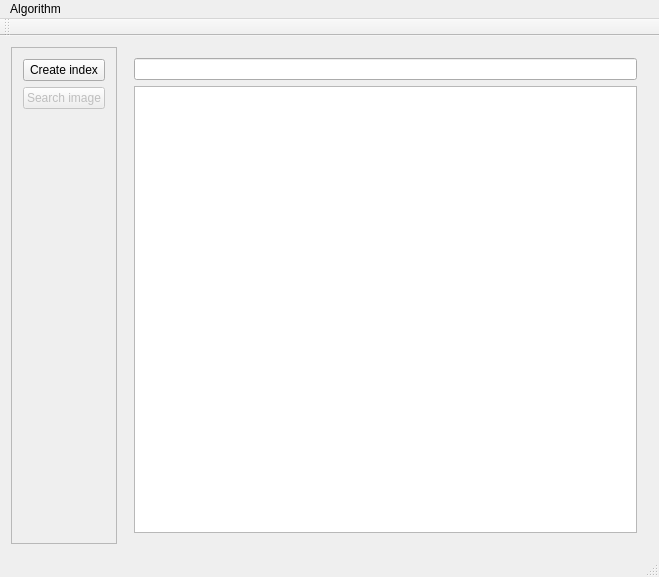
<?xml version="1.0" encoding="UTF-8"?>
<ui version="4.0">
 <class>MainWindow</class>
 <widget class="QMainWindow" name="MainWindow">
  <property name="geometry">
   <rect>
    <x>0</x>
    <y>0</y>
    <width>659</width>
    <height>577</height>
   </rect>
  </property>
  <property name="windowTitle">
   <string>MainWindow</string>
  </property>
  <widget class="QWidget" name="centralWidget">
   <layout class="QHBoxLayout" name="horizontalLayout">
    <item>
     <widget class="QFrame" name="frame">
      <property name="frameShape">
       <enum>QFrame::StyledPanel</enum>
      </property>
      <property name="frameShadow">
       <enum>QFrame::Raised</enum>
      </property>
      <layout class="QVBoxLayout" name="verticalLayout">
       <item>
        <widget class="QPushButton" name="indexButton">
         <property name="text">
          <string>Create index</string>
         </property>
        </widget>
       </item>
       <item>
        <widget class="QPushButton" name="searchButton">
         <property name="enabled">
          <bool>false</bool>
         </property>
         <property name="text">
          <string>Search image</string>
         </property>
        </widget>
       </item>
       <item>
        <spacer name="verticalSpacer">
         <property name="orientation">
          <enum>Qt::Vertical</enum>
         </property>
         <property name="sizeHint" stdset="0">
          <size>
           <width>20</width>
           <height>40</height>
          </size>
         </property>
        </spacer>
       </item>
      </layout>
     </widget>
    </item>
    <item>
     <widget class="QWidget" name="widget" native="true">
      <layout class="QVBoxLayout" name="verticalLayout_2">
       <item>
        <widget class="QLineEdit" name="lineEdit"/>
       </item>
       <item>
        <widget class="QTreeView" name="treeView"/>
       </item>
      </layout>
     </widget>
    </item>
   </layout>
  </widget>
  <widget class="QMenuBar" name="menuBar">
   <property name="geometry">
    <rect>
     <x>0</x>
     <y>0</y>
     <width>659</width>
     <height>23</height>
    </rect>
   </property>
   <widget class="QMenu" name="menuAlgorithm">
    <property name="title">
     <string>Algorithm</string>
    </property>
    <addaction name="actionRGB_Histogram"/>
   </widget>
   <addaction name="menuAlgorithm"/>
  </widget>
  <widget class="QToolBar" name="mainToolBar">
   <attribute name="toolBarArea">
    <enum>TopToolBarArea</enum>
   </attribute>
   <attribute name="toolBarBreak">
    <bool>false</bool>
   </attribute>
  </widget>
  <widget class="QStatusBar" name="statusBar"/>
  <action name="actionRGB_Histogram">
   <property name="text">
    <string>RGB Histogram</string>
   </property>
  </action>
 </widget>
 <layoutdefault spacing="6" margin="11"/>
 <resources/>
 <connections/>
</ui>
